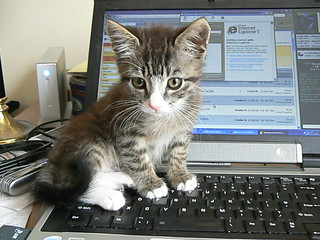
//> input picture 선형수학 실습/code/Ch3/3.3/cat on laptop.jpg, 320 x 240 px
$ ./3-2   (built with g++ and OpenCV 4)
//> lines starting //> are read from the running program, lines starting //| are printed output that depends on the picture; after the words box and inside, x2 and y2 are one past the last pixel; in counts of white or black regions, pixels touching at a corner belong together
#include <opencv2/opencv.hpp>

using namespace cv;


int main()
{
	Mat img_color;
	img_color = imread("cat on laptop.jpg", IMREAD_GRAYSCALE);
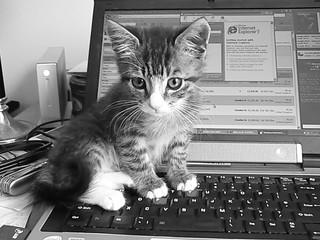
//> img_color: 240 rows x 320 cols, CV_8UC1; min 0, max 255, mean 125.1


	Mat img_sub1(img_color, Rect(20, 20, 150, 150));
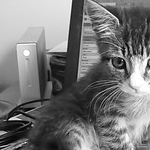
//> img_sub1: 150 rows x 150 cols, CV_8UC1; min 0, max 255, mean 119.6
	Mat img_sub2 = img_color(Range(100, 150), Range::all());
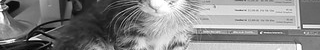
//> img_sub2: 50 rows x 320 cols, CV_8UC1; min 0, max 255, mean 133.1

	threshold( img_sub1, img_sub1, 127, 255, THRESH_BINARY);
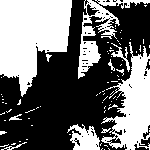
//> img_sub1: 150 rows x 150 cols, CV_8UC1; 43.3% white; 81 white regions (70 under 20 px), largest, box (x1, y1, x2, y2) and area: (0, 0, 72, 97) 4685, (101, 42, 150, 150) 2599, (78, 0, 150, 79) 1378
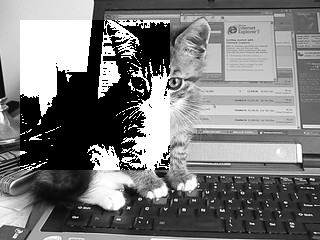
//> img_color: 240 rows x 320 cols, CV_8UC1; min 0, max 255, mean 122.3


	imshow("img_color", img_color);
	imshow("img_sub1", img_sub1);
	imshow("img_sub2", img_sub2);
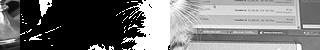
//> window 'img_sub2': 50 rows x 320 cols, CV_8UC1; min 0, max 255, mean 117.8

	waitKey(0);
}
